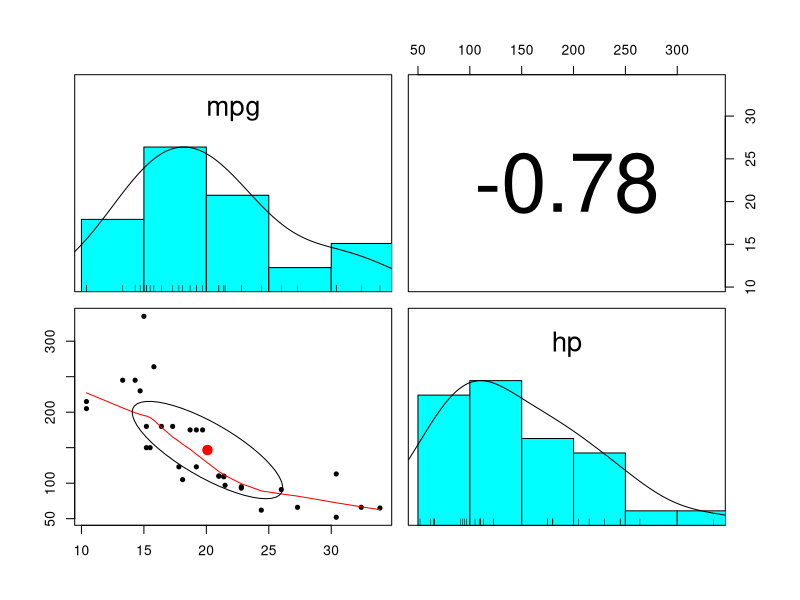
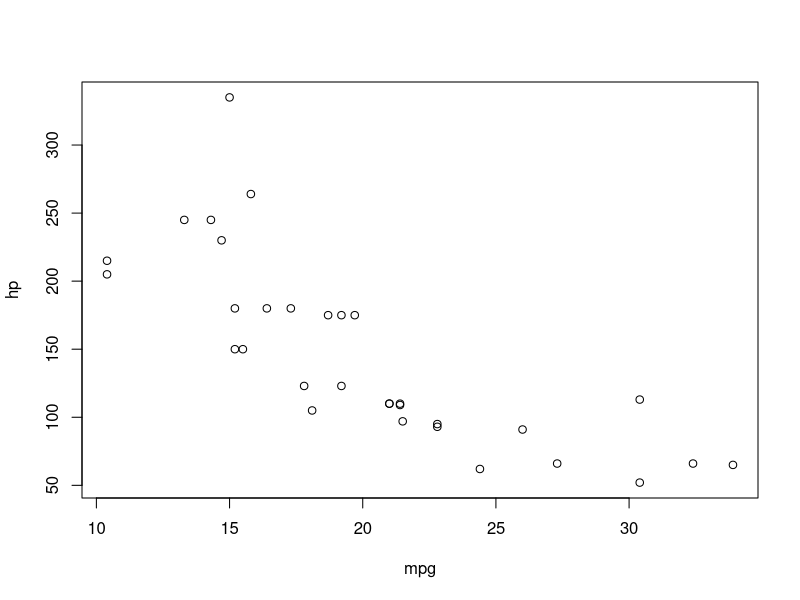
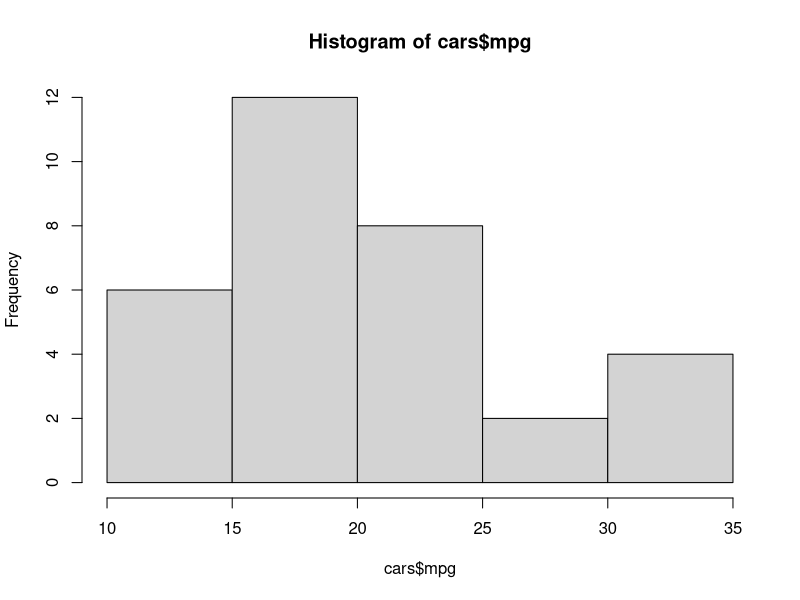
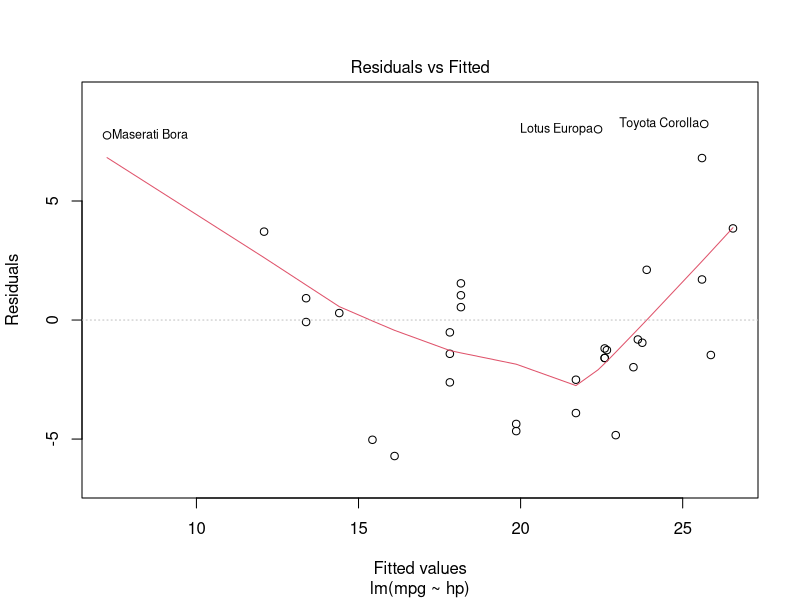
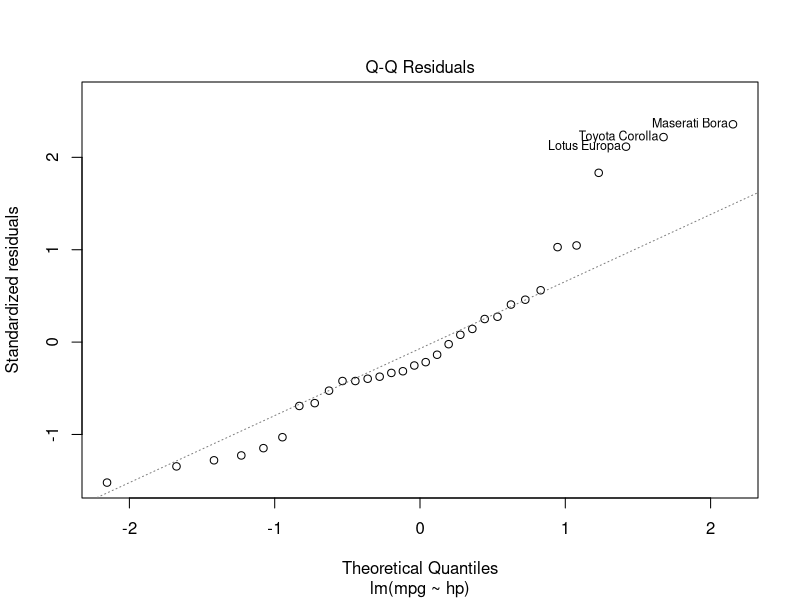
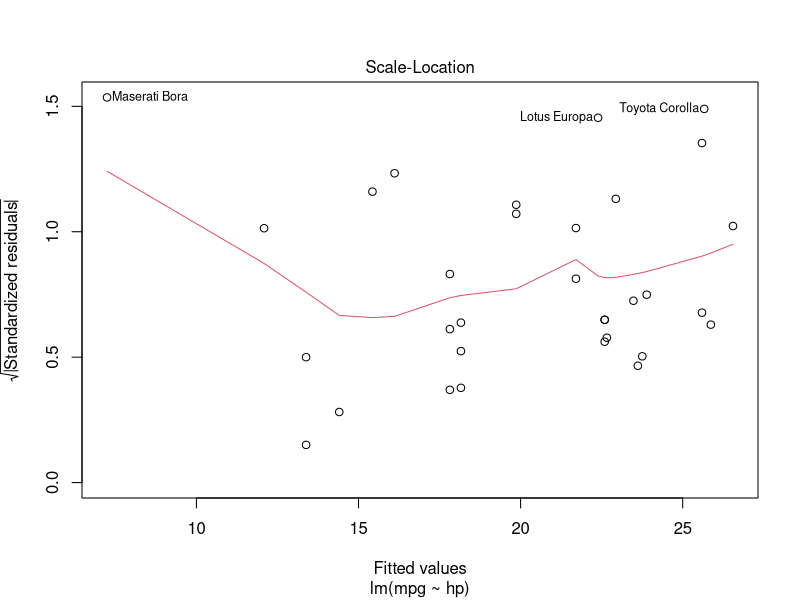
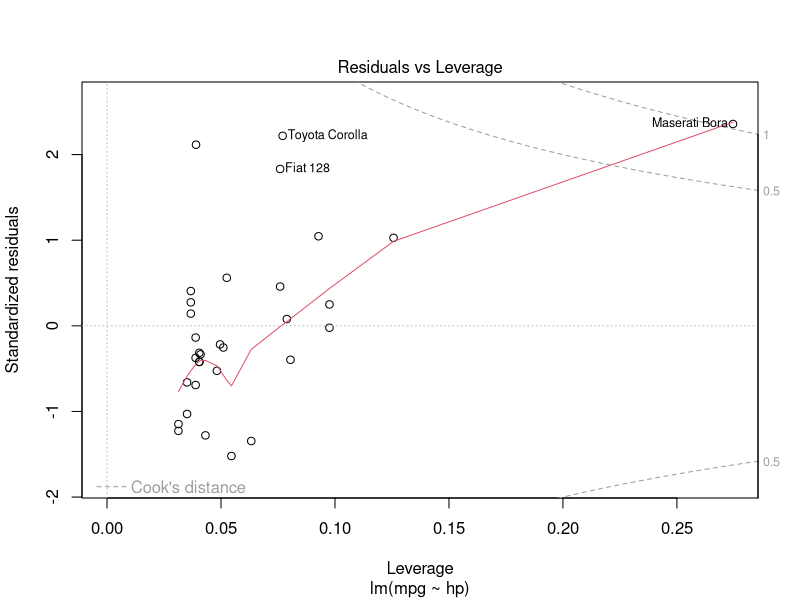
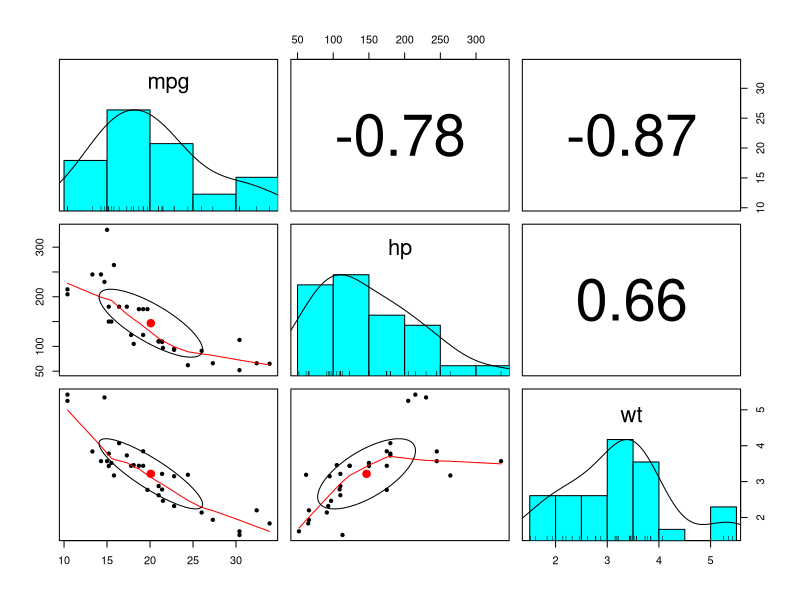

The R source for these figures, in order:
data("mtcars")
cars <- mtcars
View(mtcars)

library(dplyr)
library(ggplot2)

#install.packages("psych")

library(psych)

pairs.panels(cars[c("mpg", "hp")])
plot(cars[c("mpg" , "hp")])

summary(cars)
cor(cars[c("mpg", "hp")])

hist(cars$mpg)                #it shows dependent variable is slightly skewed
shapiro.test(cars$mpg)        #checking mpg column for normal distribution using shapiro wilk test

#here we can see that the correlation is not significant and
# there is negative corelation in hp and mpg i.e as hp increases mpg decreases
dev.off()
options(scipen = 0)
cars_model_1 <- lm(mpg ~ hp, data = cars)
summary(cars_model_1)

#find the confidence interval of the fit----
confint(cars_model_1)

#mpg =  ????0 + ????1*hp
#As we can see that the F statistic - P value is very small i.e 0.05
#We will reject the null hypothesis that all ???? are zeros.
#????1 has some significant value

#Now we will see the p value of individual parameters
#The P value of hp is again less than 0.05 that means hp is statistically significant
#It has 3 astrics so it is highly significant
#Similarly intercept is also very significant
#By seeing the estimate we can say that with 1 unit increase in
#hp, the mpg decreases by 0.06 units

#By seeing the residuals we can state that
#The model has underpredicted mpg by 8 .23 units
#50% of the errors are between -2.112 and 1.5819
#Also the majority of the predictions were above 1st quartile(-2.112) and under 3rd quartile(1.5819)
plot(cars_model_1)

testdata <- data.frame(hp = c(126, 167, 189, 211 , 272, 312))
predictions<- predict(cars_model_1, newdata =testdata)
predictions

#Hence we have obtained the predicted values of mpg with the given values of hp

cor(cars[c("mpg", "hp", "wt")])
pairs.panels(cars[c("mpg", "hp", "wt")])
plot(cars[c("mpg" , "hp", "wt")])



dev.off()
options(scipen = 0)
cars_model_2 <- lm(mpg ~ hp + wt, data = cars)
summary(cars_model_2)
#Here we can see that the  ????0 (Y - intercept) = 49.808 and it statistically significant
#The p values for ????1 , ????2(slope estimate) is less than 0.05. Therefore they are non zero
#Also the 3 stars indicate that the ????2 is most significant 
#And the 2 stars indicate that ????1 is less significant than ????2
#The value of ????1 and ????2 are both negative i.e they both decrease with increase in mpg
#The value of R^2 is 82.68% which is good but can be made better using interaction technique

#find the confidence interval of the fit----
confint(cars_model_2)

cars_model_3 <- lm(mpg ~ hp + wt + wt*hp, data = cars)
summary(cars_model_3)

#find the confidence interval of the fit----
confint(cars_model_3)
# The ????1 has become more significant as it gets 3 stars
#The value of R^2 has increased from 82.68% to 88.48% which is good for the model
#Also the Adjusted R-squared value is increased
#The P value of F statistic has also decreased.
#HEnce the model with interaction is better than the normal model and will perform better

testdata1 <- data.frame( hp = c(126, 167, 189, 211 , 272, 312) , wt = c(1.5, 2.2, 2.9, 3.2, 3.8, 4.2))
predictions1<- predict(cars_model_3, newdata = testdata1)
predictions1


#Hence we obtain the predicted values


